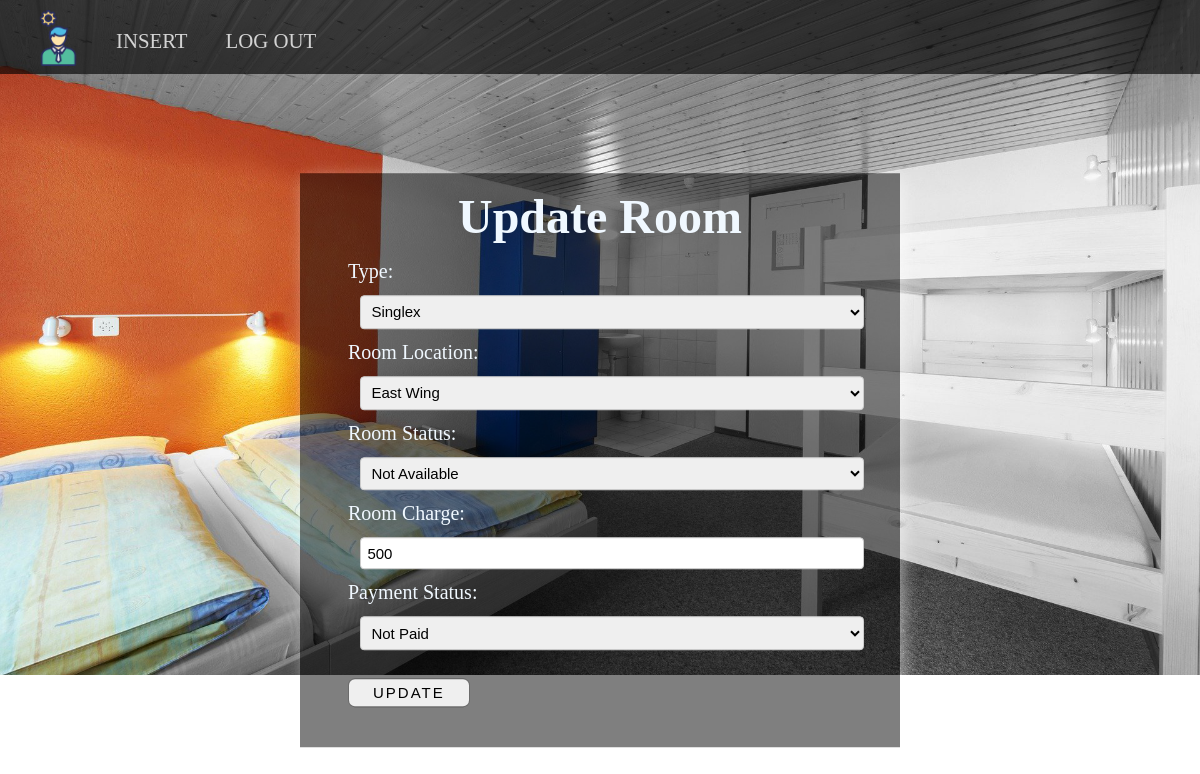
Screenshot of /admin.php?source=update_room&r_id=5 with the database file from the repository.
### tables this page shows
CREATE TABLE `room` (
  `room_id` int(11) NOT NULL,
  `room_type` varchar(255) NOT NULL,
  `room_location` varchar(255) NOT NULL,
  `room_status` varchar(255) NOT NULL,
  `room_charge` varchar(255) NOT NULL,
  `room_payment_status` varchar(255) NOT NULL
);

### includes/update_room.php (the view, shortened to what this page needs)
<div class="container">
    <div class="create">
        <h1 class="h1">Update Room</h1>
    <?php
        if(isset($_GET['r_id'])) {
            $the_room_id = $_GET['r_id'];
        }
        $query = "SELECT * FROM room WHERE room_id = $the_room_id";
        $select_room_by_id = mysqli_query($connection, $query);
        while($row = mysqli_fetch_assoc($select_room_by_id)) {
            $room_type = $row['room_type'];
            $room_location = $row['room_location'];
            $room_status = $row['room_status'];
            $room_charge = $row['room_charge'];
            $room_payment_status = $row['room_payment_status'];
        }
    ?>
        <div class="form">
        <form action="" method="POST" enctype="multipart/form-data">
        <div class="room_type">
                <label class="label" for="room_type"> Type: </label>
                <select class="select" name="room_type" id="room_type" required>
                    <option value="<?php echo $room_type; ?>"><?php echo $room_type; ?></option>
                </select>
            </div>
            <div class="location">
                <label class="label" for="room_location">Room Location: </label>
                <select class="select" name="room_location" id="room_location" required>
                    <option value="<?php echo $room_location; ?>"><?php echo $room_location; ?></option>
                </select>
            </div>
            <div class="room_status">
                <label class="label" for="room_status">Room Status:</label>
                <select class="select" name="room_status" id="room_status" required>
                    <option value="<?php echo $room_status; ?>"><?php echo $room_status; ?></option>
                </select>
            </div>
            <div class="room_charge">
                <label class="label" for="room_charge">Room Charge:</label>
                <input value="<?php echo $room_charge;?>" class="input" type="number" name="room_charge" id="room_charge" placeholder="Room Charge*" required>
            </div>
            <div class="payment_status">
                <label class="label" for="room_payment_status">Payment Status:</label>
                <select class="select" name="room_payment_status" id="payment_status" required>
                    <option value="<?php echo $room_payment_status; ?>"><?php echo $room_payment_status; ?></option>
                </select>
            </div>
            <input class="btn_submit" type="submit" name="update_room" value="Update" >
        </div>
    </div>
</div>

### css/admin.css (style rules this page uses)
* { margin: 0; padding: 0; box-sizing: border-box; }
body { background-image: url(../images/room.jpg); background-size: 100%; background-repeat: no-repeat; background-attachment: fixed; }
.create { width: 50%; color: aliceblue; background-color: rgba(0, 0, 0, 0.5); flex-direction: column; box-shadow: 4px 4px 15px rgba(255, 255, 255, 0.5); position: absolute; top: 57.5%; left: 35%; transform: translate(-20%, -50%); }
.form { padding: 0 3rem; }
.h1 { margin: 1rem 0 1rem 0; font-size: 3rem; text-align: center; }
.label { font-size: 20px; }
.input, .select { border: 1px solid #ccc; border-radius: 4px; box-sizing: border-box; outline: none; margin: 0.75rem; padding: 0.4rem; font-size: 15px; }
input[type=number], .select { width: 100%; }
.btn_submit { border-radius: 7px; font-size: 15px; text-transform: uppercase; letter-spacing: 2px; padding: 0.3rem 1.5rem; margin: 1rem 63.5% 2.5rem 0; border: 1px solid rgba(0, 0, 0, 0.544); }

### rows the page displays
room: room_type "Singlex", room_location "East Wing", room_status "Not Available", room_charge "500", room_payment_status "Not Paid"
